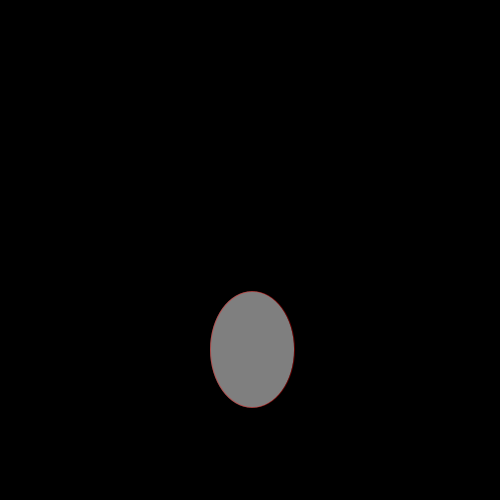
Frame 1 (no input)
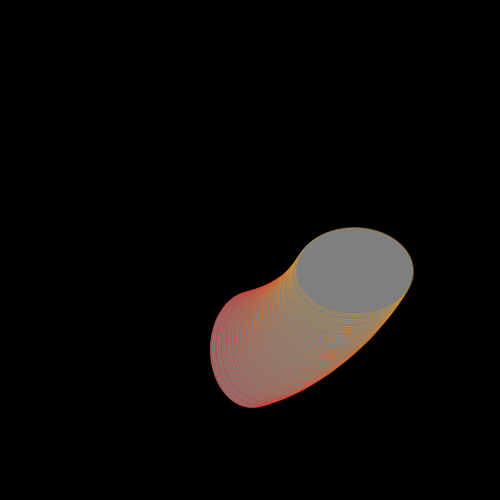
Frame 60 (the mouse pressed at the canvas centre just before this capture)
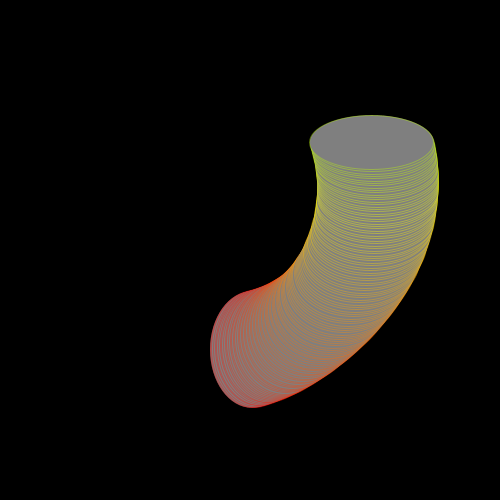
Frame 120 (the mouse held since frame 60 and released just before this capture)

The Processing sketch that drew these frames (run headless with seeded random() and noise(); from frame 60 on, the mouse is pressed at the canvas centre):

// Processing sketch: processing_152337
// ── processing_152337.pde

/*
 * Creative Coding
 * Week 3, 04 - spinning top: curved motion with sin() and cos()
 * by Indae Hwang and Jon McCormack
 * Copyright (c) 2014 Monash University
 *
 * This sketch is the first cut at translating the motion of a spinning top
 * to trace a drawing path. This sketch traces a path using sin() and cos()
 *
 */

float x, y;      // current drawing position
float dx, dy;    // change in position at each frame
float rad;       // radius for the moving hand

void setup() {
  size(500, 500);
colorMode(HSB, 360, 100,100);
  // initial position in the centre of the screen
  x = width/2;
  y = height/2;

  // dx and dy are the small change in position each frame
  dx = random(-1, 1);
  dy = random(-1, 1);
  background(0);
}


void draw() {
  // blend the old frames into the background
//  blendMode(BLEND);
//  fill(0, 2);
//  rect(0, 0, width, height);
  rad = radians(frameCount);

  // calculate new position
  x += dx;
  y += dy;

  float max = 1;
  float min = 0.5;

  //When the shape hits the edge of the window, it reverses its direction and changes velocity
  if (x > width-100 || x < 100) {
    dx = dx > 0 ? -random(min, max) : random(min, max);
  }

  if (y > height-100 || y < 100) {
    dy = dy > 0 ? -random(min, max) : random(min, max);
  }

  float bx = x + 100 * sin(rad);
  float by = y + 100 * cos(rad);

  fill(180);

  float radius = 100 * sin(rad*0.1);
  float handX = bx + radius * sin(rad*3);
  float handY = by + radius * cos(rad*3);
 float howLong = dist(bx, by, handX, handY);
float h = map(howLong, 0, 100, 0, 360);
  stroke(h, 99, 99, 99);
  ellipse(bx, by, handX/3, handY/3);
 // ellipse(handX, handY, 2, 2);
 
  
}
